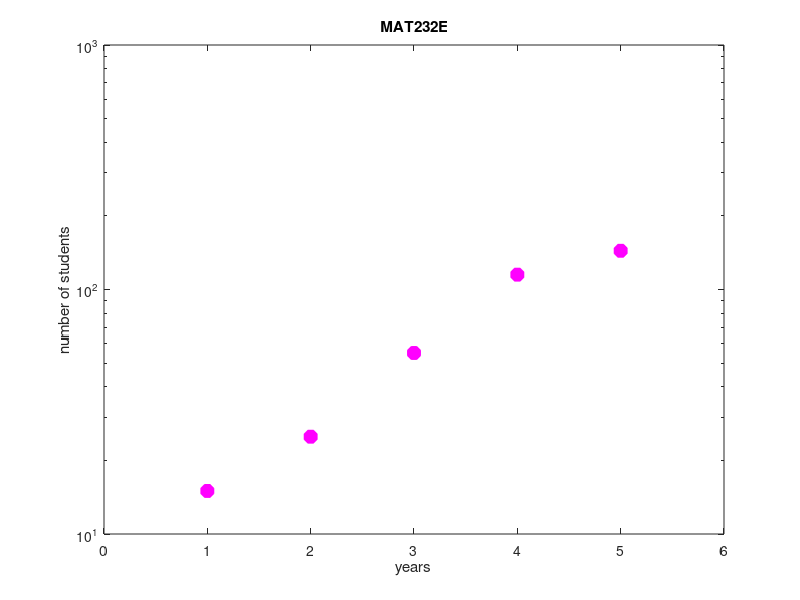

Recreate this plot in MATLAB.
%Homework2_Q1 Halil ?brahim KIRLI 090130315

%y is the number of students in MAT 232E over the past years

y=[15 25 55 115 144];
x=[1 2 3 4 5];
semilogy(x,y,'m*','MarkerSize',10,'LineWidth',4)
xlabel('years')
ylabel('number of students')
title('MAT232E')
xlim([0 6])
